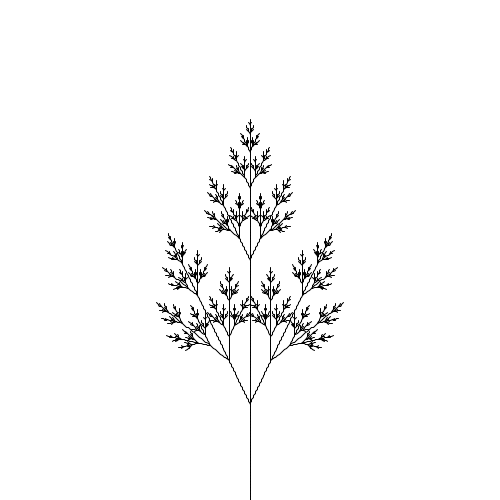
Frame 1 (no input)
Frame 60 (the mouse pressed at the canvas centre just before this capture): identical to frame 1, image omitted
Frame 120 (the mouse held since frame 60 and released just before this capture): identical to frame 1, image omitted

The Processing sketch that drew this single still picture (run headless with seeded random() and noise(); from frame 60 on, the mouse is pressed at the canvas centre):

// Processing sketch: plant2
// ── plant2.pde
// Henry Wrede Black
// second plant

void setup() {
  size(500, 500);
}
void draw() {
  background(255);
  
  drawFract(width/2, height, 1.5, 7);
}
// F - Production rule
//   production rule: F -> FF
//   angle: 25.7, scale factor: 1
void drawF(int depth, float len) {
  if (depth == 0) {
    // do 'F' - draw line, move turtle
    line(0, 0, len, 0);
    translate(len, 0);
  } else {
    // otherwise do what the rule states: F -> FF
   drawF(depth-1, len);
   drawF(depth-1, len);
  }
}

// X - Production rule
//   production rule: X → F[+X][-X]FX
//   angle: 25.7, scale factor: 1
void drawX(int depth, float len) {
  if (depth == 0) {
  } else {
    // otherwise do what rule states: X → F[+X][-X]FX
  drawF(depth-1, len);
  pushMatrix();
  rotate(radians(25.7));
  drawX(depth-1, len);
  popMatrix();
  pushMatrix();
  rotate(radians(-25.7));
  drawX(depth-1, len);
  popMatrix();
  drawF(depth-1, len);
  drawX(depth-1, len);
  }
}

// Generator - drawing function for the whole fractal
void drawFract(int x, int y, float len, int depth) {
  pushMatrix();
  // set up turtles initial position
  translate(x, y);
  rotate(radians(270));

  // generator: X
  drawX(depth, len);

  popMatrix();
}
